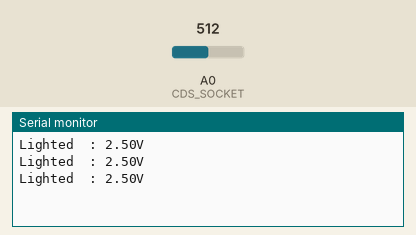
Bench run of a sketch on a simulated Arduino Uno, built with avr-gcc and run on an emulated ATmega328P. On the bench: the last lines printed to the serial monitor. The inputs (shaded band) are chosen by the test bench; at power-on: A0 (CDS_SOCKET) = 512.

Above: at 1.3 s.
1.4 s: A0 (CDS_SOCKET) set to 211
At 1.9 s:
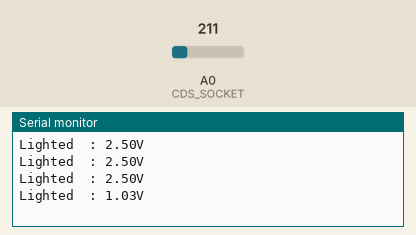
2.9 s: A0 (CDS_SOCKET) set to 189
At 3.4 s:
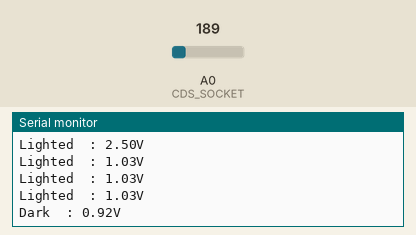

The sketch:

sketch_cds_sample01.ino
```cpp
///////////////////////////////////////
//  明るさ検知プログラム
//////////////////////////////////////

// グローバル変数の宣言
int CDS_SOCKET  = 0;

// 初期処理
void setup() {
  // シリアル接続の初期設定
  Serial.begin(9600);
}

// メイン処理
void loop() {
  // 変数の宣言
  int analog_val;        // アナログ入力の値を格納
  float input_volt;     //  電圧に変換した値を格納
  String  message = ""; // 表示するメッセージを格納

  //アナログ入力を行う
  analog_val  = analogRead(CDS_SOCKET);

  //電圧への変換
  input_volt  = float(analog_val) * (5.0 / 1023.0);

  // 電圧の大きさを判定
  if(input_volt > 1.0){
    message = "Lighted  : ";
  }else{
    message = "Dark  : ";
  }

  // メッセージの表示
  Serial.println(message  + input_volt  + "V");

  // 待機
  delay(500);
}
```

Measured:
- the behaviour switches between 205 and 204 on A0 (CDS_SOCKET) (found by bisection; images 1 and 2)
- after the input at 1.4 s, the serial monitor: prints a new line after 0.10 s (image 1)
- after the input at 2.9 s, the serial monitor: prints a new line after 0.10 s (image 2)
